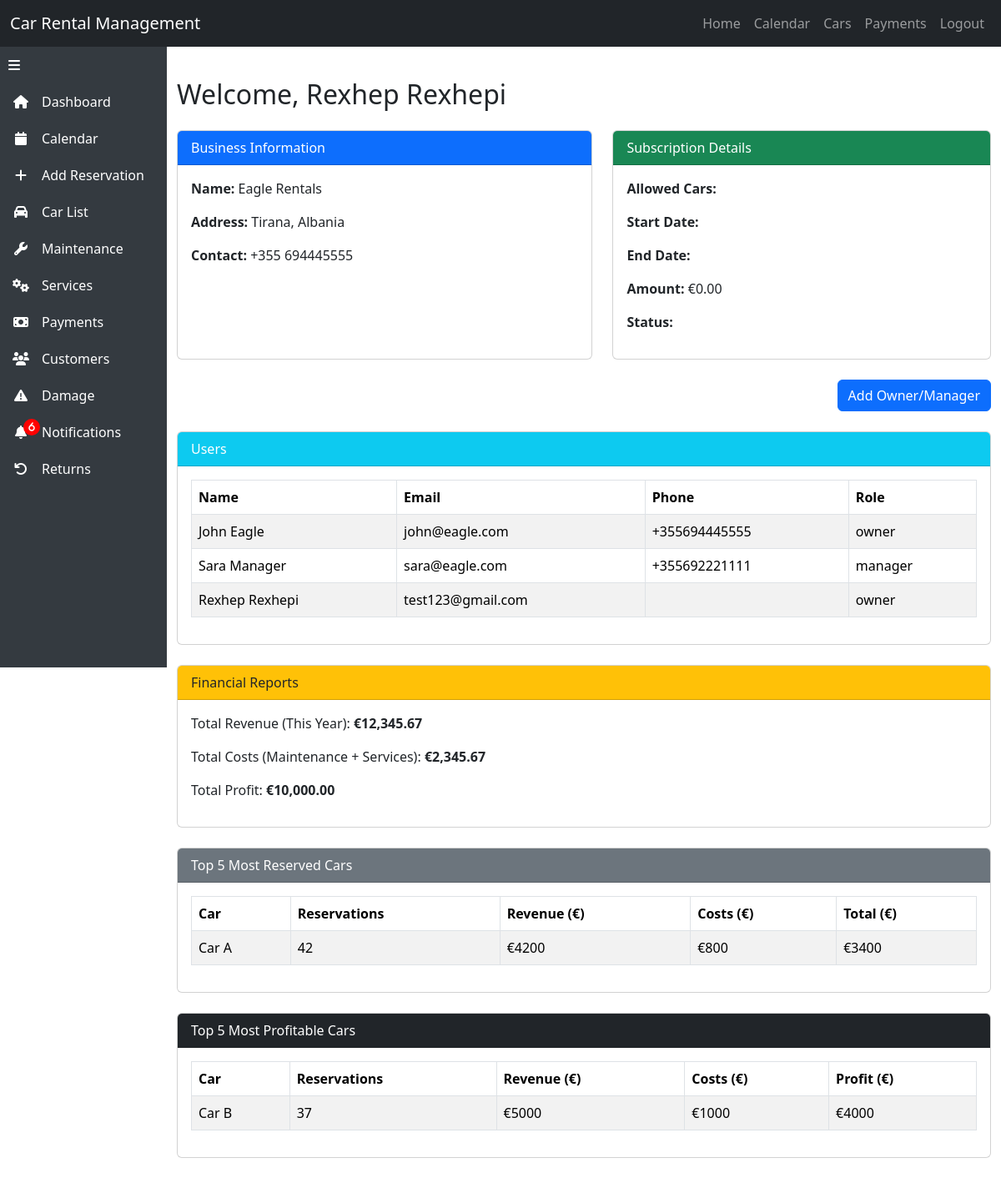
/owner_page.php (signed in), run on the app's committed database.
### tables this page shows
CREATE TABLE `users` (
  `user_id` int(11) NOT NULL,
  `business_id` int(11) DEFAULT NULL,
  `password` varchar(255) DEFAULT NULL,
  `role` enum('admin','owner','manager') DEFAULT NULL,
  `email` varchar(255) DEFAULT NULL,
  `phone` varchar(50) DEFAULT NULL,
  `name` varchar(255) DEFAULT NULL
);

CREATE TABLE `businesses` (
  `business_id` int(11) NOT NULL,
  `business_name` varchar(255) DEFAULT NULL,
  `address` text DEFAULT NULL,
  `contact_info` varchar(255) DEFAULT NULL
);

### owner_page.php (the view, shortened to what this page needs)
<?php
require_once 'header.php';
$email = $_SESSION['email'];
$user_sql = "SELECT * FROM users WHERE email = ?";
$user_stmt = $conn->prepare($user_sql);
$user_stmt->bind_param("s", $email);
$user_stmt->execute();
$user_result = $user_stmt->get_result();
$user = $user_result->fetch_assoc();
$business_id = $user['business_id'];
$business_sql = "SELECT * FROM businesses WHERE business_id = ?";
$business_stmt = $conn->prepare($business_sql);
$business_stmt->bind_param("i", $business_id);
$business_stmt->execute();
$business = $business_stmt->get_result()->fetch_assoc();
$sub_sql = "SELECT * FROM subscriptions WHERE business_id = ? AND status = 'active' LIMIT 1";
$sub_stmt = $conn->prepare($sub_sql);
$sub_stmt->bind_param("i", $business_id);
$sub_stmt->execute();
$subscription = $sub_stmt->get_result()->fetch_assoc();
$users_sql = "SELECT name, email, phone, role FROM users WHERE business_id = ?";
$users_stmt = $conn->prepare($users_sql);
$users_stmt->bind_param("i", $business_id);
$users_stmt->execute();
$users = $users_stmt->get_result();
?>
<!DOCTYPE html>
<html lang="en">
<head>
</head>
<body>
    <div class="main-content" id="mainContent">
        <div class="container mt-4">
            <div class="mb-4">
                <h2>Welcome, <?= htmlspecialchars($user['name']) ?></h2>
            </div>
            <div class="d-flex flex-wrap gap-4 mb-4">
                <div class="card flex-fill" style="min-width: 300px;">
                    <div class="card-header bg-primary text-white">Business Information</div>
                    <div class="card-body">
                        <p><strong>Name:</strong> <?= htmlspecialchars($business['business_name']) ?></p>
                        <p><strong>Address:</strong> <?= htmlspecialchars($business['address']) ?></p>
                        <p><strong>Contact:</strong> <?= htmlspecialchars($business['contact_info']) ?></p>
                    </div>
                </div>
                <div class="card flex-fill" style="min-width: 300px;">
                    <div class="card-header bg-success text-white">Subscription Details</div>
                    <div class="card-body">
                        <p><strong>Allowed Cars:</strong> <?= $subscription['allowed_cars'] ?></p>
                        <p><strong>Start Date:</strong> <?= $subscription['start_date'] ?></p>
                        <p><strong>End Date:</strong> <?= $subscription['end_date'] ?></p>
                        <p><strong>Amount:</strong> &euro;<?= number_format($subscription['amount'], 2) ?></p>
                        <p><strong>Status:</strong> <?= ucfirst($subscription['status']) ?></p>
                    </div>
                </div>
            </div>
            <div class="mb-4 text-end">
                <a href="add_user.php" class="btn btn-primary">Add Owner/Manager</a>
            </div>
            <div class="card mb-4">
                <div class="card-header bg-info text-white">Users</div>
                <div class="card-body">
                    <table class="table table-bordered table-striped">
                        <thead>
                            <tr>
                                <th>Name</th>
                                <th>Email</th>
                                <th>Phone</th>
                                <th>Role</th>
                            </tr>
                        </thead>
                        <tbody>
                            <?php while ($row = $users->fetch_assoc()): ?>
                                <tr>
                                    <td><?= htmlspecialchars($row['name']) ?></td>
                                    <td><?= htmlspecialchars($row['email']) ?></td>
                                    <td><?= htmlspecialchars($row['phone']) ?></td>
                                    <td><?= htmlspecialchars($row['role']) ?></td>
                                </tr>
                            <?php endwhile; ?>
                        </tbody>
                    </table>
                </div>
            </div>
            <div class="card mb-4">
                <div class="card-header bg-warning text-dark">Financial Reports</div>
                <div class="card-body">
                    <p>Total Revenue (This Year): <strong>&euro;<?= number_format(12345.67, 2) ?></strong></p>
                    <p>Total Costs (Maintenance + Services): <strong>&euro;<?= number_format(2345.67, 2) ?></strong></p>
                    <p>Total Profit: <strong>&euro;<?= number_format(10000.00, 2) ?></strong></p>
                </div>
            </div>
            <div class="card mb-4">
                <div class="card-header bg-secondary text-white">Top 5 Most Reserved Cars</div>
                <div class="card-body">
                    <table class="table table-striped table-bordered">
                        <thead>
                            <tr>
                                <th>Car</th>
                                <th>Reservations</th>
                                <th>Revenue (€)</th>
                                <th>Costs (€)</th>
                                <th>Total (€)</th>
                            </tr>
                        </thead>
                        <tbody>
                            <tr>
                                <td>Car A</td>
                                <td>42</td>
                                <td>€4200</td>
                                <td>€800</td>
                                <td>€3400</td>
                            </tr>
                        </tbody>
                    </table>
                </div>
            </div>
            <div class="card mb-4">
                <div class="card-header bg-dark text-white">Top 5 Most Profitable Cars</div>
                <div class="card-body">
                    <table class="table table-striped table-bordered">
                        <thead>
                            <tr>
                                <th>Car</th>
                                <th>Reservations</th>
                                <th>Revenue (€)</th>
                                <th>Costs (€)</th>
                                <th>Profit (€)</th>
                            </tr>
                        </thead>
                        <tbody>
                            <tr>
                                <td>Car B</td>
                                <td>37</td>
                                <td>€5000</td>
                                <td>€1000</td>
                                <td>€4000</td>
                            </tr>
                        </tbody>
                    </table>
                </div>
            </div>
        </div>
        </div>
</body>
</html>

### header.php (style rules this page uses)
.main-content { transition: margin-left 0.3s; padding-top: 70px; }
.main-content:not(.collapsed) { margin-left: 200px; }

### data on the page
users: name "Rexhep Rexhepi", email "test123@gmail.com", role "owner"
businesses: business_name "Eagle Rentals", address "Tirana, Albania", contact_info "+355 694445555"
users: name "John Eagle", email "john@eagle.com", phone "+355694445555", role "owner"
users: name "Sara Manager", email "sara@eagle.com", phone "+355692221111", role "manager"

### other printed values
$notification_count "6"
$subscription['amount'] "0.00"
12345.67 "12,345.67"
2345.67 "2,345.67"
10000.00 "10,000.00"
